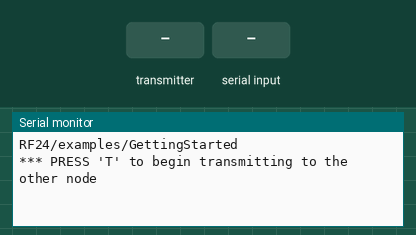
Recording of a sketch running on a simulated Arduino Uno, built with avr-gcc and run on an emulated ATmega328P. On the bench: the last lines printed to the serial monitor. The test bench sets the inputs (shaded band). No radio packets arrive unless stated.

Above: at 1.2 s.
1.3 s: the transmitter starts sending got_time = 0
At 1.37 s:
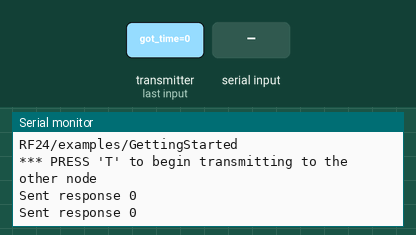
3.2 s: "T" received over Serial
At 4.0 s:
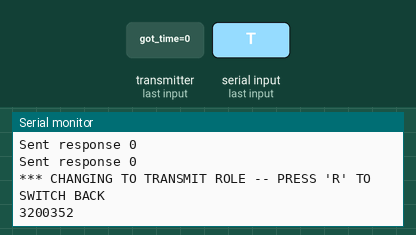
4.7 s: "R" received over Serial
At 5.33 s:
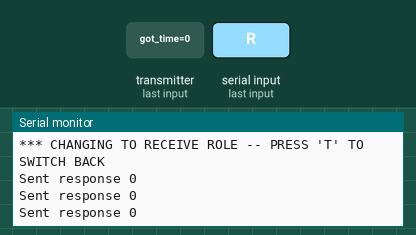

Measured:
- after the input at 1.3 s, the serial monitor: prints a new line at once (image 1)
- after the input at 3.2 s, the serial monitor: prints a new line at once (image 2)
- after the input at 4.7 s, the serial monitor: prints a new line after 0.51 s (image 3)

The sketch:

RF24.ino
```cpp
/*
* Getting Started example sketch for nRF24L01+ radios
* This is a very basic example of how to send data from one node to another
* Updated: Dec 2014 by TMRh20
*/

#include <SPI.h>
#include "RF24.h"

/****************** User Config ***************************/
/***      Set this radio as radio number 0 or 1         ***/
bool radioNumber = 0;

/* Hardware configuration: Set up nRF24L01 radio on SPI bus plus pins 7 & 8 */
RF24 radio(7,8);
/**********************************************************/

byte addresses[][6] = {"1Node","2Node"};

// Used to control whether this node is sending or receiving
bool role = 0;

void setup() {
  Serial.begin(115200);
  Serial.println(F("RF24/examples/GettingStarted"));
  Serial.println(F("*** PRESS 'T' to begin transmitting to the other node"));

  radio.begin();

  // Set the PA Level low to prevent power supply related issues since this is a
  // getting_started sketch, and the likelihood of close proximity of the devices. RF24_PA_MAX is default.
  radio.setPALevel(RF24_PA_LOW);

  // Open a writing and reading pipe on each radio, with opposite addresses
  if(radioNumber){
    radio.openWritingPipe(addresses[1]);
    radio.openReadingPipe(1,addresses[0]);
  }else{
    radio.openWritingPipe(addresses[0]);
    radio.openReadingPipe(1,addresses[1]);
  }

  // Start the radio listening for data
  radio.startListening();
}

void loop() {

/****************** Ping Out Role ***************************/
if (role == 1)  {
    radio.stopListening();                                    // First, stop listening so we can talk.

    //Serial.println(F("Now sending"));
    unsigned long start_time = micros();                      // Take the time, and send it.  This will block until complete
     if (!radio.write( &start_time, sizeof(unsigned long) )){
       //Serial.println(F("failed"));
     }
    Serial.println(start_time);

    radio.startListening();                                    // Now, continue listening

    unsigned long started_waiting_at = micros();               // Set up a timeout period, get the current microseconds
    boolean timeout = false;                                   // Set up a variable to indicate if a response was received or not

    while ( ! radio.available() ){                             // While nothing is received
      if (micros() - started_waiting_at > 200000 ){            // If waited longer than 200ms, indicate timeout and exit while loop
          timeout = true;
          break;
      }
    }

    if ( !timeout ){                                           // Describe the results
        //Serial.println(F("Failed, response timed out."));
    }else{
        unsigned long got_time;                                // Grab the response, compare, and send to debugging spew
        radio.read( &got_time, sizeof(unsigned long) );
        unsigned long end_time = micros();

        // Spew it
        Serial.print(F("Sent "));
        Serial.print(start_time);
        Serial.print(F(", Got response "));
        Serial.print(got_time);
        Serial.print(F(", Round-trip delay "));
        Serial.print(end_time-start_time);
        Serial.println(F(" microseconds"));
    }

    // Try again 1s later
    delay(1000);
  }


/****************** Pong Back Role ***************************/
  if ( role == 0 )
  {
    unsigned long got_time;

    if( radio.available()){                                         // Variable for the received timestamp
      while (radio.available()) {                                   // While there is data ready
        radio.read( &got_time, sizeof(unsigned long) );             // Get the payload
      }

      radio.stopListening();                                        // First, stop listening so we can talk
      radio.write( &got_time, sizeof(unsigned long) );              // Send the final one back.
      radio.startListening();                                       // Now, resume listening so we catch the next packets.
      Serial.print(F("Sent response "));
      Serial.println(got_time);
   }
 }

/****************** Change Roles via Serial Commands ***************************/
  if ( Serial.available() )
  {
    char c = toupper(Serial.read());
    if ( c == 'T' && role == 0 ){
      Serial.println(F("*** CHANGING TO TRANSMIT ROLE -- PRESS 'R' TO SWITCH BACK"));
      role = 1;                  // Become the primary transmitter (ping out)
   }else
    if ( c == 'R' && role == 1 ){
      Serial.println(F("*** CHANGING TO RECEIVE ROLE -- PRESS 'T' TO SWITCH BACK"));
      role = 0;                // Become the primary receiver (pong back)
      radio.startListening();
    }
  }

} // Loop
```
